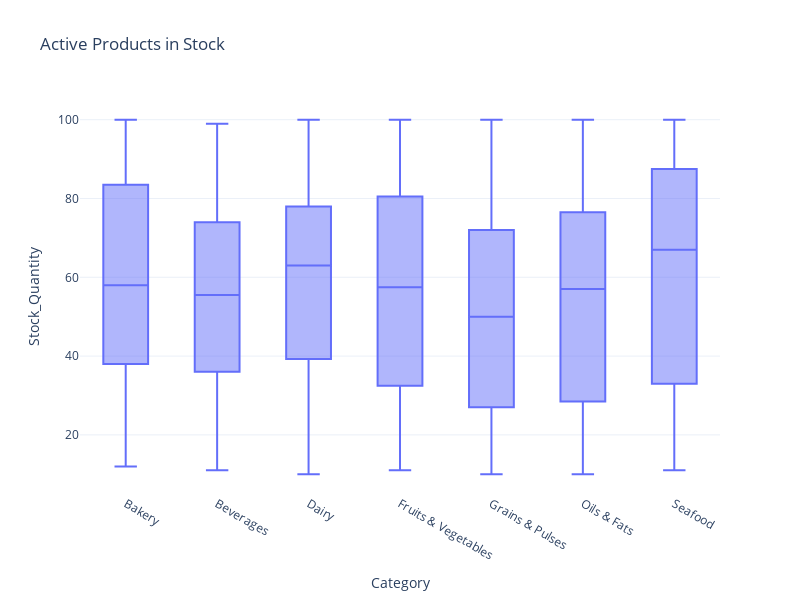

This figure's notebook cell:
### Code cell
px.box(active_.sort_values(by='Category'), y='Stock_Quantity', x='Category', title="Active Products in Stock")

### Figure 1 — Plotly figure (JSON) as saved in the notebook; plotly's stock layout.template omitted (floating-point values rounded to 4 significant figures; data arrays with more than 128 entries replaced by an {"elided": "..."} marker saying what was removed)
{"data": [{"alignmentgroup": "True", "hovertemplate": "Category=%{x}<br>Stock_Quantity=%{y}<extra></extra>", "legendgroup": "", "marker": {"color": "#636efa"}, "name": "", "notched": false, "offsetgroup": "", "orientation": "v", "showlegend": false, "type": "box", "x": {"elided": "657 str values"}, "x0": " ", "xaxis": "x", "y": {"elided": "657 int values"}, "y0": " ", "yaxis": "y"}], "layout": {"boxmode": "group", "height": 600, "legend": {"tracegroupgap": 0}, "title": {"text": "Active Products in Stock"}, "width": 800, "xaxis": {"anchor": "y", "domain": [0, 1], "title": {"text": "Category"}}, "yaxis": {"anchor": "x", "domain": [0, 1], "title": {"text": "Stock_Quantity"}}}}
